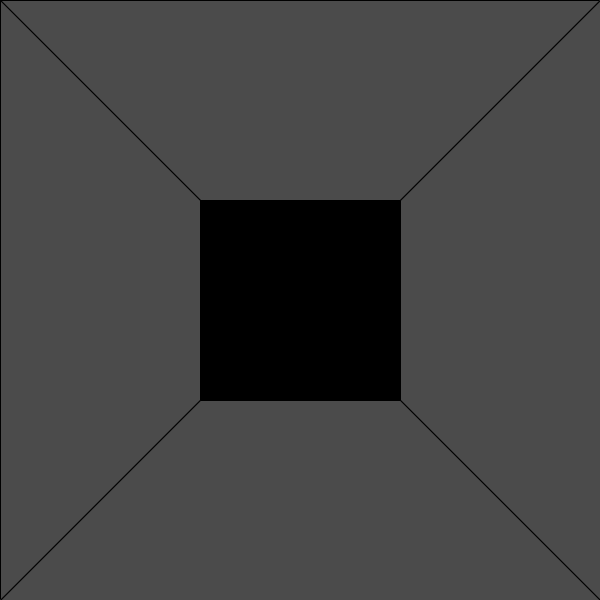
Frame 1 (no input)
Frame 60 (the mouse pressed at the canvas centre just before this capture): identical to frame 1, image omitted
Frame 120 (the mouse held since frame 60 and released just before this capture): identical to frame 1, image omitted

The Processing sketch that drew this single still picture (run headless with seeded random() and noise(); from frame 60 on, the mouse is pressed at the canvas centre):

// Processing sketch: rollercoaster
// ── rollercoaster.pde
float topLeftX = 200;
float topLeftY = 200;
float topRightX = 400;
float topRightY = 200;
float botLeftX = 200;
float botLeftY = 400;
float botRightX = 400;
float botRightY = 400;
float centre = 300;


void setup() {
  size(600, 600);
  frameRate(60);
}


void draw() {
  background(0);
  strokeWeight(1);

  // top
  beginShape();
  fill(75, 75, 75);
  vertex(0, 0);
  vertex(topLeftX, topRightY);
  vertex(topRightX, topRightY);
  vertex(600, 0);
  endShape(CLOSE);

  // left
  beginShape();
  fill(75, 75, 75);
  vertex(0, 0);
  vertex(topLeftX, topRightY);
  vertex(botLeftX, botLeftY);
  vertex(0, 600);
  endShape(CLOSE);

  // right
  beginShape();
  fill(75, 75, 75);
  vertex(600, 0);
  vertex(topRightX, topRightY);
  vertex(botRightX, botRightY);
  vertex(600, 600);
  endShape(CLOSE);

  // bottom
  beginShape();
  fill(75, 75, 75);
  vertex(0, 600);
  vertex(botLeftX, botRightY);
  vertex(botRightX, botRightY);
  vertex(600, 600);
  endShape(CLOSE);
}
